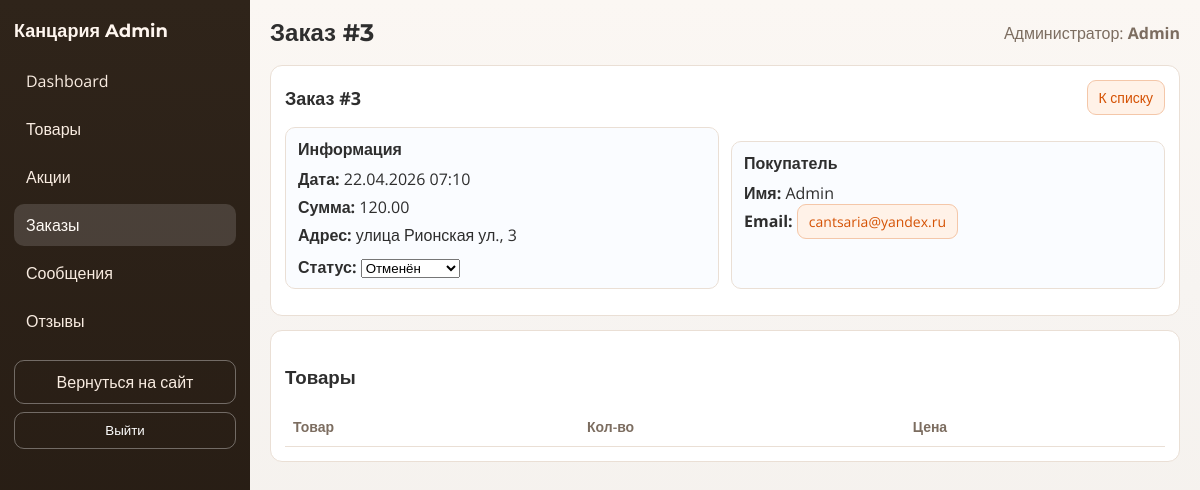
The page /admin/order_view.php?id=3 (signed in) on the database its author committed.
### tables this page shows
CREATE TABLE `users` (
  `id` int(10) UNSIGNED NOT NULL,
  `role_id` int(10) UNSIGNED NOT NULL,
  `name` varchar(100) NOT NULL,
  `email` varchar(150) NOT NULL,
  `password_hash` varchar(255) NOT NULL,
  `phone` varchar(20) DEFAULT NULL,
  `is_verified` tinyint(1) NOT NULL DEFAULT '0',
  `email_verified_at` datetime DEFAULT NULL,
  `created_at` timestamp NULL DEFAULT CURRENT_TIMESTAMP,
  `updated_at` timestamp NULL DEFAULT CURRENT_TIMESTAMP ON UPDATE CURRENT_TIMESTAMP
);

CREATE TABLE `orders` (
  `id` int(10) UNSIGNED NOT NULL,
  `user_id` int(10) UNSIGNED NOT NULL,
  `customer_name` varchar(190) DEFAULT NULL,
  `customer_phone` varchar(50) DEFAULT NULL,
  `customer_email` varchar(190) DEFAULT NULL,
  `status_id` int(10) UNSIGNED NOT NULL,
  `delivery_method_id` int(10) UNSIGNED NOT NULL,
  `payment_method` varchar(32) NOT NULL DEFAULT 'online',
  `total_price` decimal(10,2) NOT NULL,
  `delivery_price` decimal(10,2) NOT NULL DEFAULT '0.00',
  `discount_total` decimal(10,2) NOT NULL DEFAULT '0.00',
  `address` text,
  `payment_status` enum('not_required','pending_payment','paid','failed') NOT NULL DEFAULT 'not_required',
  `payment_id` varchar(128) DEFAULT NULL,
  `payment_idempotence_key` varchar(64) DEFAULT NULL,
  `paid_at` timestamp NULL DEFAULT NULL,
  `created_at` timestamp NOT NULL DEFAULT CURRENT_TIMESTAMP,
  `updated_at` timestamp NOT NULL DEFAULT CURRENT_TIMESTAMP ON UPDATE CURRENT_TIMESTAMP
);

### admin/includes/bootstrap.php (called while the page is built, shortened)
<?php
function admin_e($value): string
{
    return htmlspecialchars((string)$value, ENT_QUOTES, 'UTF-8');
}
function admin_safe_int($value, int $default = 0): int
{
    return is_numeric($value) ? (int)$value : $default;
}

### admin/includes/auth.php (called while the page is built, shortened)
<?php
require_once __DIR__ . '/bootstrap.php';
function admin_current_user(): ?array
{
    global $pdo;
    $sessionAdminId = admin_safe_int($_SESSION['admin_user_id'] ?? 0);
    try {
        $stmt = $pdo->prepare(
            'SELECT u.id, u.name, u.email
             FROM users u
             INNER JOIN roles r ON r.id = u.role_id
             WHERE u.id = ? AND r.name = ? LIMIT 1'
        );
        $stmt->execute([$sessionAdminId, 'admin']);
        $user = $stmt->fetch();
        return is_array($user) ? $user : null;
    } catch (Throwable $e) {
        admin_log_error('admin_current_user', $e);
        return null;
    }
}
function admin_require_auth(): array
{
    $user = admin_current_user();
    return $user;
}

### admin/includes/order_statuses.php (called while the page is built, shortened)
<?php
function admin_order_status_map(): array
{
    static $map = [
        'pending'    => ['id' => 1, 'label' => 'Новый'],
        'processing' => ['id' => 2, 'label' => 'В обработке'],
        'shipped'    => ['id' => 3, 'label' => 'Отправлен'],
        'in_transit' => ['id' => 6, 'label' => 'В пути'],
        'completed'  => ['id' => 4, 'label' => 'Доставлен'],
        'cancelled'  => ['id' => 5, 'label' => 'Отменён'],
    ];
    return $map;
}
function admin_order_get_status_data(int $id): array
{
    foreach (admin_order_status_map() as $slug => $data) {
        if ($data['id'] === $id) {
            return array_merge(['slug' => $slug], $data);
        }
    }
    return ['slug' => 'pending', 'id' => 1, 'label' => 'Новый'];
}
function admin_order_status_slug_by_id(int $id): string
{
    return admin_order_get_status_data($id)['slug'];
}

### admin/order_view.php (the view, shortened to what this page needs)
<?php
require_once __DIR__ . '/includes/layout.php';
require_once __DIR__ . '/includes/order_statuses.php';
global $pdo;
$orderId = admin_safe_int($_GET['id'] ?? 0);
$stmt = $pdo->prepare('SELECT o.id, o.user_id, o.customer_name, o.customer_phone, o.customer_email, o.status_id, o.delivery_method_id, o.payment_method, o.total_price, o.delivery_price, o.discount_total, o.address, o.payment_status, o.payment_id, o.paid_at, o.created_at, o.updated_at, os.name AS status_name, u.name AS user_name, u.email AS user_email FROM orders o LEFT JOIN order_statuses os ON os.id = o.status_id LEFT JOIN users u ON u.id = o.user_id WHERE o.id = ? LIMIT 1');
$stmt->execute([$orderId]);
$order = $stmt->fetch();
$statusMap = admin_order_status_map();
$currentStatusSlug = admin_order_status_slug_by_id((int)$order['status_id']);
$customerEmail = (string)($order['customer_email'] ?: $order['user_email'] ?: '');
admin_render_header('Заказ #' . $orderId, 'orders');
?>
<section class="admin-form-wrap">
    <div class="admin-section-head">
        <h2>Заказ #<?php echo $orderId; ?></h2>
        <a class="admin-link-btn" href="/admin/orders.php">К списку</a>
    </div>
    <div class="admin-grid-2">
        <article class="admin-panel">
            <h3>Информация</h3>
            <p><strong>Дата:</strong> <?php echo date('d.m.Y H:i', strtotime((string)$order['created_at'])); ?></p>
            <p><strong>Сумма:</strong> <?php echo number_format((float)$order['total_price'], 2, '.', ' '); ?></p>
            <p><strong>Адрес:</strong> <?php echo admin_e((string)$order['address']); ?></p>
            <div style="margin-top:10px">
                <strong>Статус:</strong>
                <form method="post" style="display:inline">
                    <select name="status_slug" onchange="this.form.submit()">
                        <?php foreach ($statusMap as $slug => $st): ?>
                            <option value="<?php echo $slug; ?>" <?php echo $slug === $currentStatusSlug ? 'selected' : ''; ?>><?php echo $st['label']; ?></option>
                        <?php endforeach; ?>
                    </select>
                </form>
            </div>
        </article>
        <article class="admin-panel">
            <h3>Покупатель</h3>
            <p><strong>Имя:</strong> <?php echo admin_e((string)($order['customer_name'] ?: $order['user_name'] ?: 'Гость')); ?></p>
            <p><strong>Email:</strong> <a href="#" id="show-reply-form" class="admin-link-btn"><?php echo admin_e($customerEmail); ?></a></p>
        </article>
    </div>
</section>
<section class="admin-table-wrap">
    <h3>Товары</h3>
    <table class="admin-table">
        <thead>
            <tr>
                <th>Товар</th>
                <th>Кол-во</th>
                <th>Цена</th>
            </tr>
        </thead>
    </table>
</section>
<?php admin_render_footer(); ?>

### admin/includes/layout.php (shortened to what this page needs)
<?php
require_once __DIR__ . '/auth.php';
function admin_nav_items(): array
{
    return [
        'dashboard'  => ['label' => 'Dashboard', 'href' => '/admin/index.php'],
        'products'   => ['label' => 'Товары', 'href' => '/admin/products.php'],
        'promotions' => ['label' => 'Акции', 'href' => '/admin/promotions.php'],
        'orders'     => ['label' => 'Заказы', 'href' => '/admin/orders.php'],
        'messages'   => ['label' => 'Сообщения', 'href' => '/admin/messages.php'],
        'reviews'    => ['label' => 'Отзывы', 'href' => '/admin/reviews.php'],
    ];
}
function admin_render_header(string $title, string $active = ''): void
{
    $user = admin_require_auth();
    $nav = admin_nav_items();
?>
    <!DOCTYPE html>
    <html lang="ru">
    <head>
        <link rel="stylesheet" href="/admin/assets/css/admin-base.css">
        <link rel="stylesheet" href="/admin/assets/css/admin-layout.css">
        <link rel="stylesheet" href="/admin/assets/css/admin-components.css">
        <link rel="stylesheet" href="/admin/assets/css/admin-modules.css">
        <link rel="stylesheet" href="/admin/assets/css/admin-responsive.css">
    </head>
    <body class="admin-body">
        <div class="admin-shell">
            <aside class="admin-sidebar">
                <a class="admin-brand" href="/admin/index.php">Канцария <span>Admin</span></a>
                <nav class="admin-nav">
                    <?php foreach ($nav as $key => $item): ?>
                        <a class="admin-nav__item <?php echo $active === $key ? 'is-active' : ''; ?>"
                            href="<?php echo admin_e($item['href']); ?>">
                            <?php echo admin_e($item['label']); ?>
                        </a>
                    <?php endforeach; ?>
                </nav>
                <div class="admin-sidebar-footer">
                    <a class="admin-back-link" href="/index.php">Вернуться на сайт</a>
                    <form method="post" action="logout.php" class="admin-logout-form"
                        onsubmit="return confirm('Выйти из системы?');">
                        <button class="admin-logout-btn" type="submit">Выйти</button>
                    </form>
                </div>
            </aside>
            <main class="admin-main">
                <header class="admin-topbar">
                    <h1 class="admin-title"><?php echo admin_e($title); ?></h1>
                    <div class="admin-user">
                        <span class="admin-user__role">Администратор:</span>
                        <strong><?php echo admin_e($user['name'] ?? 'Admin'); ?></strong>
                    </div>
                </header>
                <div class="admin-content">
                <?php
}
function admin_render_footer(array $scripts = []): void
{
    ?>
                </div>
            </main>
        </div>
    </body>
    </html>
<?php
}

### admin/assets/css/admin-base.css (style rules this page uses)
:root { --bg: #f7f4f1; --panel: #ffffff; --line: #eadfd5; --text: #2e2e2e; --muted: #7c6d60; --brand: #d55204; --brand-soft: #fff2e8; --danger: #b42318; --success: #087443; --warning: #9a6700; }
* { box-sizing: border-box; }
body { margin: 0; font-family: "Open Sans", sans-serif; color: var(--text); background: linear-gradient(180deg, #fbf7f3 0%, #f7f4f1 36%, #f3efea 100%); }

### admin/assets/css/admin-layout.css (style rules this page uses)
.admin-shell { min-height: 100vh; display: grid; grid-template-columns: 250px minmax(0, 1fr); }
.admin-sidebar { background: linear-gradient(180deg, #2f241a 0%, #241a12 100%); color: #f9ece1; padding: 20px 14px; display: flex; flex-direction: column; gap: 18px; }
.admin-brand { color: #fff6ef; text-decoration: none; font-family: "Montserrat", sans-serif; font-weight: 700; font-size: 18px; }
.admin-nav { display: flex; flex-direction: column; gap: 6px; }
.admin-nav__item { display: block; border-radius: 10px; padding: 10px 12px; color: #f9ece1; text-decoration: none; transition: 0.18s ease; }
.admin-nav__item:hover, .admin-nav__item.is-active { background: rgba(255, 255, 255, 0.14); color: #fffaf5; }
.admin-logout-form { margin-top: 8px; }
.admin-logout-btn { width: 100%; border: 1px solid rgba(255, 255, 255, 0.34); background: transparent; color: #fff; border-radius: 10px; padding: 10px 12px; cursor: pointer; }
.admin-back-link { margin-top: auto; display: block; text-decoration: none; color: #f9ece1; border: 1px solid rgba(255, 255, 255, 0.34); border-radius: 10px; padding: 10px 12px; text-align: center; }
.admin-main { padding: 18px 20px 30px; }
.admin-topbar { display: flex; justify-content: space-between; align-items: center; margin-bottom: 18px; }
.admin-title { margin: 0; font-family: "Montserrat", sans-serif; font-size: 24px; }
.admin-user { color: var(--muted); }

### admin/assets/css/admin-components.css (style rules this page uses)
.admin-table-wrap, .admin-form-wrap { background: var(--panel); border: 1px solid var(--line); border-radius: 12px; padding: 14px; overflow: hidden; }
.admin-table-wrap + .admin-table-wrap, .admin-form-wrap + .admin-table-wrap { margin-top: 14px; }
.admin-section-head { display: flex; justify-content: space-between; align-items: center; gap: 12px; margin-bottom: 12px; }
.admin-section-head h2 { margin: 0; font-size: 18px; }
.admin-link-btn { text-decoration: none; background: var(--brand-soft); border: 1px solid #f4c7a9; color: var(--brand); border-radius: 9px; padding: 7px 11px; font-size: 14px; }
.admin-table { width: 100%; border-collapse: collapse; }
.admin-table th, .admin-table td { border-bottom: 1px solid var(--line); text-align: left; padding: 10px 8px; font-size: 14px; vertical-align: top; }
.admin-table th { color: var(--muted); font-weight: 600; }

### admin/assets/css/admin-modules.css (style rules this page uses)
.admin-grid-2 { display: grid; grid-template-columns: repeat(2, minmax(0, 1fr)); gap: 12px; margin-bottom: 12px; }
.admin-panel { border: 1px solid var(--line); border-radius: 10px; padding: 10px 12px; background: #fafcff; }
.admin-panel h3 { margin: 0 0 8px; font-size: 16px; }
.admin-panel p { margin: 0 0 6px; }
.admin-panel + .admin-panel { margin-top: 14px; }

### rows shown on the page
users: name "Admin"
orders: created_at "22.04.2026 07:10", total_price "120.00", address "улица Рионская ул., 3", customer_name "Admin", customer_email "cantsaria@yandex.ru"

### other values the page prints
admin_e($item['label']) "Dashboard"
admin_e($item['label']) "Товары"
admin_e($item['label']) "Акции"
admin_e($item['label']) "Заказы"
admin_e($item['label']) "Сообщения"
admin_e($item['label']) "Отзывы"
admin_e($title) "Заказ #3"
$orderId "3"
form field status_slug "Отменён"
